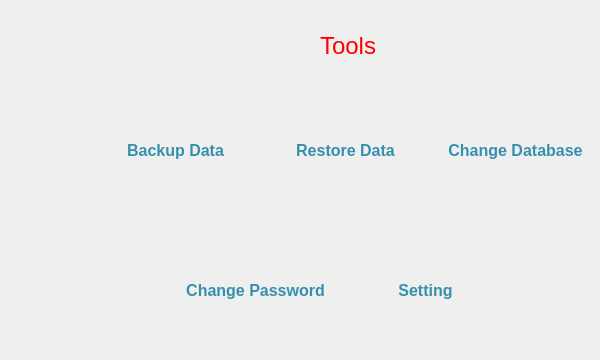
    <widget class="QWidget" name="page_tools_funcs">
     <widget class="QLabel" name="toolsLabel">
      <property name="geometry">
       <rect>
        <x>320</x>
        <y>30</y>
        <width>71</width>
        <height>31</height>
       </rect>
      </property>
      <property name="font">
       <font>
        <family>Arial</family>
        <pointsize>18</pointsize>
       </font>
      </property>
      <property name="styleSheet">
       <string notr="true">QLabel {
	color: red;
}</string>
      </property>
      <property name="text">
       <string>Tools</string>
      </property>
     </widget>
     <widget class="QToolButton" name="btnBackup">
      <property name="geometry">
       <rect>
        <x>100</x>
        <y>90</y>
        <width>151</width>
        <height>121</height>
       </rect>
      </property>
      <property name="font">
       <font>
        <family>Arial</family>
        <pointsize>12</pointsize>
        <weight>75</weight>
        <bold>true</bold>
       </font>
      </property>
      <property name="styleSheet">
       <string notr="true">QToolButton {
	color: #3690ac;
	background: transparent;
	border: none;
	word-wrap: break-word;
}</string>
      </property>
      <property name="text">
       <string>Backup Data</string>
      </property>
      <property name="icon">
       <iconset>
        <normaloff>../icons/backup.png</normaloff>../icons/backup.png</iconset>
      </property>
      <property name="iconSize">
       <size>
        <width>70</width>
        <height>70</height>
       </size>
      </property>
     </widget>
     <widget class="QToolButton" name="btnSetting">
      <property name="geometry">
       <rect>
        <x>350</x>
        <y>230</y>
        <width>151</width>
        <height>121</height>
       </rect>
      </property>
      <property name="font">
       <font>
        <family>Arial</family>
        <pointsize>12</pointsize>
        <weight>75</weight>
        <bold>true</bold>
       </font>
      </property>
      <property name="styleSheet">
       <string notr="true">QToolButton {
	color: #3690ac;
	background: transparent;
	border: none;
	word-wrap: break-word;
}</string>
      </property>
      <property name="text">
       <string>Setting</string>
      </property>
      <property name="icon">
       <iconset>
        <normaloff>../icons/setting.png</normaloff>../icons/setting.png</iconset>
      </property>
      <property name="iconSize">
       <size>
        <width>70</width>
        <height>70</height>
       </size>
      </property>
     </widget>
     <widget class="QToolButton" name="btnRestore">
      <property name="geometry">
       <rect>
        <x>270</x>
        <y>90</y>
        <width>151</width>
        <height>121</height>
       </rect>
      </property>
      <property name="font">
       <font>
        <family>Arial</family>
        <pointsize>12</pointsize>
        <weight>75</weight>
        <bold>true</bold>
       </font>
      </property>
      <property name="styleSheet">
       <string notr="true">QToolButton {
	color: #3690ac;
	background: transparent;
	border: none;
	word-wrap: break-word;
}</string>
      </property>
      <property name="text">
       <string>Restore Data</string>
      </property>
      <property name="icon">
       <iconset>
        <normaloff>../icons/restore.png</normaloff>../icons/restore.png</iconset>
      </property>
      <property name="iconSize">
       <size>
        <width>70</width>
        <height>70</height>
       </size>
      </property>
     </widget>
     <widget class="QToolButton" name="btnChangeDB">
      <property name="geometry">
       <rect>
        <x>440</x>
        <y>90</y>
        <width>151</width>
        <height>121</height>
       </rect>
      </property>
      <property name="font">
       <font>
        <family>Arial</family>
        <pointsize>12</pointsize>
        <weight>75</weight>
        <bold>true</bold>
       </font>
      </property>
      <property name="styleSheet">
       <string notr="true">QToolButton {
	color: #3690ac;
	background: transparent;
	border: none;
	word-wrap: break-word;
}</string>
      </property>
      <property name="text">
       <string>Change Database</string>
      </property>
      <property name="icon">
       <iconset>
        <normaloff>../icons/change-db.png</normaloff>../icons/change-db.png</iconset>
      </property>
      <property name="iconSize">
       <size>
        <width>70</width>
        <height>70</height>
       </size>
      </property>
     </widget>
     <widget class="QToolButton" name="btnChangePassword">
      <property name="geometry">
       <rect>
        <x>180</x>
        <y>230</y>
        <width>151</width>
        <height>121</height>
       </rect>
      </property>
      <property name="font">
       <font>
        <family>Arial</family>
        <pointsize>12</pointsize>
        <weight>75</weight>
        <bold>true</bold>
       </font>
      </property>
      <property name="styleSheet">
       <string notr="true">QToolButton {
	color: #3690ac;
	background: transparent;
	border: none;
	word-wrap: break-word;
}</string>
      </property>
      <property name="text">
       <string>Change Password</string>
      </property>
      <property name="icon">
       <iconset>
        <normaloff>../icons/change-password.png</normaloff>../icons/change-password.png</iconset>
      </property>
      <property name="iconSize">
       <size>
        <width>70</width>
        <height>70</height>
       </size>
      </property>
     </widget>
    </widget>
